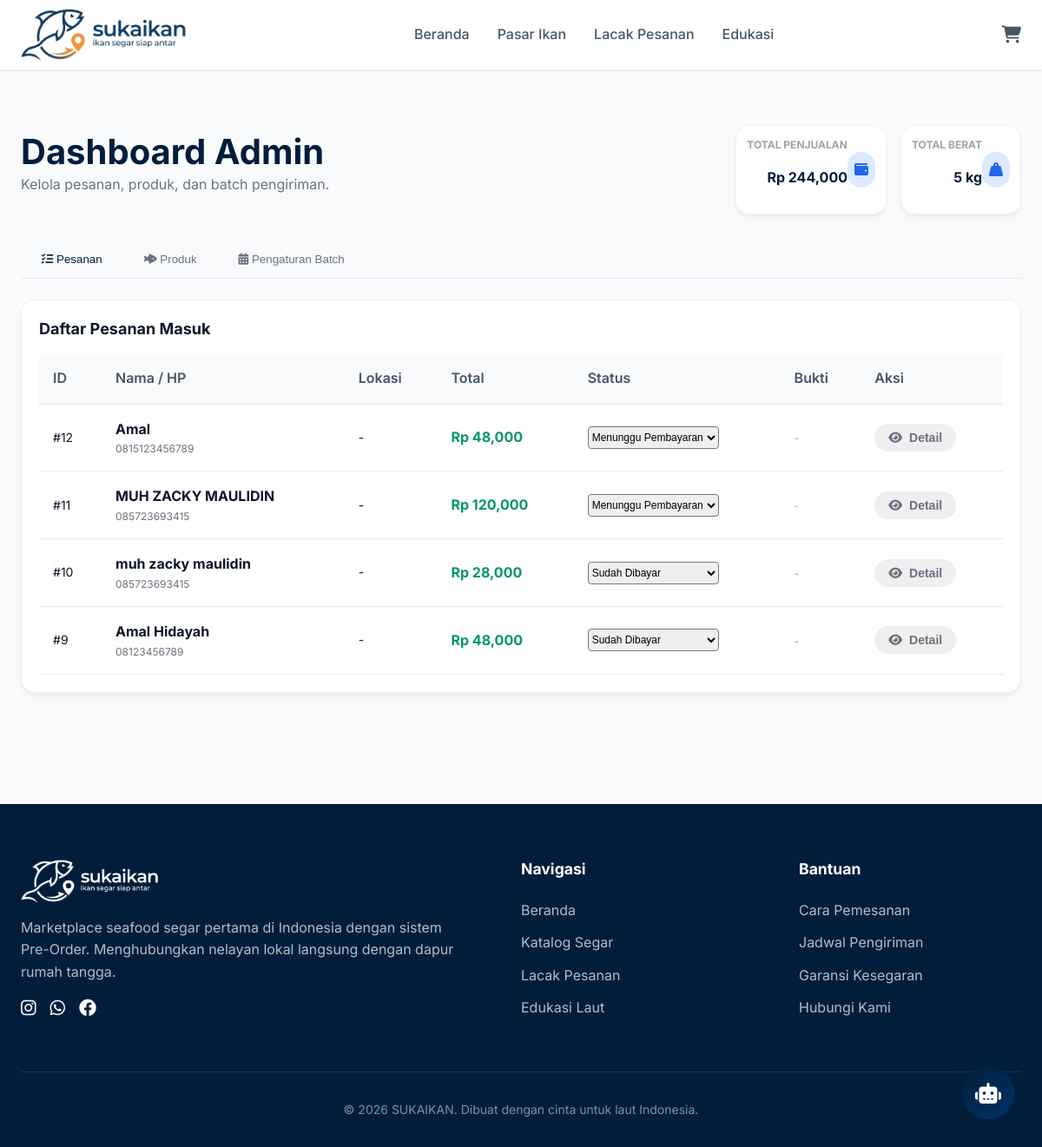
/admin (signed in), run on the app's committed database.
### tables this page shows
CREATE TABLE orders (
            id integer primary key autoincrement,
            nama text,
            hp text,
            alamat text,
            kecamatan text,
            metode_bayar text,
            total integer,
            status text,
            tanggal_pengiriman text,
            items_json text,
            bukti_path text,
            created_at text
        , payment_deadline text);

### app.py (the view)
@app.route("/admin")
def admin_dashboard():
    db = get_db()
    rows = db.execute(
        "select * from orders order by created_at desc limit 50"
    ).fetchall()
    orders = [dict(row) for row in rows]
    total_penjualan = 0
    total_kg = 0
    for o in orders:
        total_penjualan += (o["total"] or 0)
        items = json.loads(o["items_json"] or "[]")
        o["items_list"] = items # Add this for template
        for item in items:
            total_kg += item.get("qty", 0)
        o["maps_url"] = None
        o["alamat_display"] = o["alamat"]
        if o["alamat"] and o["alamat"].startswith("http"):
            parts = o["alamat"].split("\n", 1)
            o["maps_url"] = parts[0].strip()
            o["alamat_display"] = parts[1].strip() if len(parts) > 1 else ""
    products = get_all_products()
    batch = get_active_batch()
    countdown_parts = {"d": 0, "h": 0, "m": 0}
    if batch and batch["countdown"]:
        parts = batch["countdown"].split(":")
        parts.reverse()
        if len(parts) > 1:
            countdown_parts["m"] = int(parts[1])
        if len(parts) > 2:
            countdown_parts["h"] = int(parts[2])
        if len(parts) > 3:
            countdown_parts["d"] = int(parts[3])
    return render_template(
        "admin_dashboard.html",
        orders=orders,
        products=products,
        batch=batch,
        total_penjualan=total_penjualan,
        total_kg=int(total_kg), # Cast to int for display
        countdown=countdown_parts
    )

### app.py (called while the page is built)
@app.context_processor
def inject_cart_count():
    cart = session.get("cart", {})
    count = sum(cart.values())
    return dict(cart_count=count)

def get_db():
    db = getattr(g, "_db", None)
    if db is None:
        db = sqlite3.connect(app.config["DATABASE"])
        db.row_factory = sqlite3.Row
        g._db = db
    return db

def get_all_products(category=None, search_query=None):
    db = get_db()
    query = "select * from products where is_active = 1"
    params = []
    if category:
        query += " and kategori = ?"
        params.append(category)
    if search_query:
        query += " and nama like ?"
        params.append(f"%{search_query}%")
    rows = db.execute(query, params).fetchall()
    return [dict(row) for row in rows]

@app.before_request
def require_login():
    if request.path.startswith("/admin"):
        if not session.get("is_admin"):
            flash("Silakan login terlebih dahulu.", "warning")
            return redirect(url_for("login"))

### templates/admin_dashboard.html (shortened to what this page needs)
{% extends "base.html" %}
{% block content %}
<section class="section bg-gray-50">
    <div class="container">
        <div class="flex justify-between items-center mb-8">
            <div>
                <h1>Dashboard Admin</h1>
                <p class="text-gray-500">Kelola pesanan, produk, dan batch pengiriman.</p>
            </div>
            <div class="flex gap-4">
                <div class="card p-3 flex items-center gap-3">
                    <div class="text-right">
                        <p class="text-xs text-gray-400 font-bold uppercase">Total Penjualan</p>
                        <p class="text-xl font-bold text-primary">Rp {{ "{:,.0f}".format(total_penjualan) }}</p>
                    </div>
                    <div class="bg-blue-100 text-blue-600 p-2 rounded-full"><i class="fa-solid fa-wallet"></i></div>
                </div>
                <div class="card p-3 flex items-center gap-3">
                    <div class="text-right">
                        <p class="text-xs text-gray-400 font-bold uppercase">Total Berat</p>
                        <p class="text-xl font-bold text-primary">{{ total_kg }} kg</p>
                    </div>
                    <div class="bg-blue-100 text-blue-600 p-2 rounded-full"><i class="fa-solid fa-weight-hanging"></i>
                    </div>
                </div>
            </div>
        </div>
        <div class="admin-tabs mb-6">
            <div class="flex border-b border-gray-200">
                <button class="px-6 py-3 font-medium text-primary border-b-2 border-primary focus:outline-none"
                    onclick="openTab(event, 'tab-orders')">
                    <i class="fa-solid fa-list-check"></i> Pesanan
                </button>
                <button class="px-6 py-3 font-medium text-gray-500 hover:text-primary focus:outline-none"
                    onclick="openTab(event, 'tab-products')">
                    <i class="fa-solid fa-fish-fins"></i> Produk
                </button>
                <button class="px-6 py-3 font-medium text-gray-500 hover:text-primary focus:outline-none"
                    onclick="openTab(event, 'tab-batch')">
                    <i class="fa-solid fa-calendar-days"></i> Pengaturan Batch
                </button>
            </div>
        </div>
        <div id="tab-orders" class="tab-content block">
            <div class="card">
                <div class="card-body">
                    <h3 class="card-title mb-4">Daftar Pesanan Masuk</h3>
                    <div class="overflow-x-auto">
                        <table class="table w-full">
                            <thead>
                                <tr>
                                    <th>ID</th>
                                    <th>Nama / HP</th>
                                    <th>Lokasi</th>
                                    <th>Total</th>
                                    <th>Status</th>
                                    <th>Bukti</th>
                                    <th>Aksi</th>
                                </tr>
                            </thead>
                            <tbody>
                                {% for o in orders %}
                                <tr class="border-b last:border-0 hover:bg-gray-50">
                                    <td class="font-mono text-sm py-3">#{{ o.id }}</td>
                                    <td class="py-3">
                                        <div class="font-bold">{{ o.nama }}</div>
                                        <div class="text-xs text-gray-500">{{ o.hp }}</div>
                                    </td>
                                    <td class="text-sm py-3">{{ o.kecamatan }}</td>
                                    <td class="font-bold text-green-600 py-3">Rp {{ "{:,.0f}".format(o.total) }}</td>
                                    <td class="py-3">
                                        <form method="post" action="{{ url_for('admin_update_status', order_id=o.id) }}"
                                            class="flex items-center gap-2">
                                            <select name="status"
                                                class="form-select text-xs py-1 pl-2 pr-6 border-gray-300 rounded shadow-sm focus:border-primary focus:ring focus:ring-primary focus:ring-opacity-50"
                                                onchange="this.form.submit()">
                                                <option value="Menunggu Pembayaran" {% if
                                                    o.status=='Menunggu Pembayaran' %}selected{% endif %}>Menunggu
                                                    Pembayaran</option>
                                                <option value="Sudah Dibayar" {% if o.status=='Sudah Dibayar'
                                                    %}selected{% endif %}>Sudah Dibayar</option>
                                            </select>
                                        </form>
                                    </td>
                                    <td class="py-3">
                                        {% if o.bukti_path %}
                                        <a href="{{ url_for('uploaded_file', filename=o.bukti_path) }}" target="_blank"
                                            class="text-primary hover:underline text-xs">
                                            <i class="fa-solid fa-paperclip"></i> Lihat
                                        </a>
                                        {% else %}
                                        <span class="text-gray-400 text-xs">-</span>
                                        {% endif %}
                                    </td>
                                    <td class="py-3 text-right">
                                        <button onclick="toggleDetails('details-{{ o.id }}')"
                                            class="btn btn-ghost btn-sm text-gray-500 hover:text-primary">
                                            <i class="fa-solid fa-eye"></i> Detail
                                        </button>
                                    </td>
                                </tr>
                                {% else %}
                                <tr>
                                    <td colspan="7" class="text-center py-8 text-gray-400">Belum ada pesanan masuk.</td>
                                </tr>
                                {% endfor %}
                            </tbody>
                        </table>
                    </div>
                </div>
            </div>
        </div>
    </div>
</section>
{% endblock %}

### static/css/style.css (style rules this page uses)
:root { --primary-blue: #001E3C; --secondary-blue: #003366; --ocean-light: #F0F8FF; --accent-gold: #FFD93D; --accent-coral: #FF6B6B; --white: #FFFFFF; --gray-50: #F8FAFC; --gray-100: #F1F5F9; --gray-200: #E2E8F0; --gray-300: #CBD5E1; --gray-600: #475569; --gray-800: #1E293B; --text-main: #0F172A; --success: #10B981; --warning: #F59E0B; --danger: #EF4444; --container-width: 1200px; --header-height: 80px; --radius-sm: 8px; --radius-md: 12px; --radius-lg: 20px; --radius-pill: 999px; --shadow-sm: 0 1px 3px rgba(0, 30, 60, 0.1); --shadow-md: 0 4px 6px -1px rgba(0, 30, 60, 0.1), 0 2px 4px -1px rgba(0, 30, 60, 0.06); --shadow-lg: 0 10px 15px -3px rgba(0, 30, 60, 0.1), 0 4px 6px -2px rgba(0, 30, 60, 0.05); --shadow-float: 0 20px 25px -5px rgba(0, 30, 60, 0.2), 0 10px 10px -5px rgba(0, 30, 60, 0.04); }
*, *::before, *::after { box-sizing: border-box; margin: 0; padding: 0; }
html { scroll-behavior: smooth; }
body { font-family: 'Inter', -apple-system, BlinkMacSystemFont, "Segoe UI", Roboto, "Helvetica Neue", Arial, sans-serif; background-color: var(--gray-50); color: var(--text-main); line-height: 1.6; -webkit-font-smoothing: antialiased; }
h1, h2, h3, h4, h5, h6 { color: var(--primary-blue); font-weight: 700; line-height: 1.25; }
h1 { font-size: 2.5rem; }
h3 { font-size: 1.5rem; }
p { margin-bottom: 1rem; color: var(--gray-600); }
.text-right { text-align: right; }
.text-primary { color: var(--primary-blue); }
.text-sm { font-size: 0.875rem; }
.text-xs { font-size: 0.75rem; }
.font-bold { font-weight: 700; }
.font-medium { font-weight: 500; }
.container { width: 100%; max-width: var(--container-width); margin: 0 auto; padding: 0 1.5rem; }
.section { padding: 4rem 0; }
.flex { display: flex; }
.items-center { align-items: center; }
.justify-between { justify-content: space-between; }
.gap-2 { gap: 0.5rem; }
.gap-4 { gap: 1rem; }
.btn { display: inline-flex; align-items: center; justify-content: center; padding: 0.75rem 1.5rem; border-radius: var(--radius-pill); font-weight: 600; font-size: 1rem; transition: all 0.2s ease; cursor: pointer; border: none; gap: 0.5rem; }
.btn-sm { padding: 0.5rem 1rem; font-size: 0.875rem; }
.card { background: var(--white); border-radius: 1rem; border: 1px solid rgba(0, 0, 0, 0.05); box-shadow: 0 4px 6px -1px rgba(0, 0, 0, 0.05), 0 2px 4px -1px rgba(0, 0, 0, 0.03); transition: all 0.3s cubic-bezier(0.4, 0, 0.2, 1); overflow: hidden; position: relative; }
.card-body { padding: 1.25rem; }
.card-title { font-size: 1.125rem; font-weight: 700; margin-bottom: 0.25rem; color: var(--text-main); line-height: 1.4; }
.table { width: 100%; border-collapse: collapse; }
.table th, .table td { padding: 1rem; text-align: left; border-bottom: 1px solid var(--gray-200); }
.table th { font-weight: 600; color: var(--gray-600); background: var(--gray-50); }
.bg-gray-50 { background-color: var(--gray-50); }
.bg-blue-100 { background-color: #DBEAFE; }
.text-gray-400 { color: #9CA3AF; }
.text-gray-500 { color: #6B7280; }
.text-blue-600 { color: #2563EB; }
.text-green-600 { color: #059669; }
.p-2 { padding: 0.5rem; }
.p-3 { padding: 0.75rem; }
.px-6 { padding-left: 1.5rem; padding-right: 1.5rem; }
.py-1 { padding-top: 0.25rem; padding-bottom: 0.25rem; }
.py-3 { padding-top: 0.75rem; padding-bottom: 0.75rem; }
.mb-4 { margin-bottom: 1rem; }
.mb-6 { margin-bottom: 1.5rem; }
.mb-8 { margin-bottom: 2rem; }
.w-full { width: 100%; }
.rounded { border-radius: 0.25rem; }
.rounded-full { border-radius: 9999px; }
.border-b { border-bottom: 1px solid var(--gray-200); }
.border-b-2 { border-bottom-width: 2px; }
.border-primary { border-color: var(--primary-blue); }
.block { display: block; }
.uppercase { text-transform: uppercase; }
.overflow-x-auto { overflow-x: auto; }
.admin-tabs button { transition: all 0.2s; background: none; border: none; border-bottom: 2px solid transparent; }

### data on the page
orders: id "12", nama "Amal", hp "0815123456789", kecamatan "-", total "48,000", status "Menunggu Pembayaran"
orders: id "11", nama "MUH ZACKY MAULIDIN", hp "085723693415", kecamatan "-", total "120,000", status "Menunggu Pembayaran"
orders: id "10", nama "muh zacky maulidin", hp "085723693415", kecamatan "-", total "28,000", status "Sudah Dibayar"
orders: id "9", nama "Amal Hidayah", hp "08123456789", kecamatan "-", total "48,000", status "Sudah Dibayar"

### other printed values
{{ "{:,.0f}".format(total_penjualan) }} "244,000"
{{ total_kg }} "5"
{{ 2026 }} "2026"
